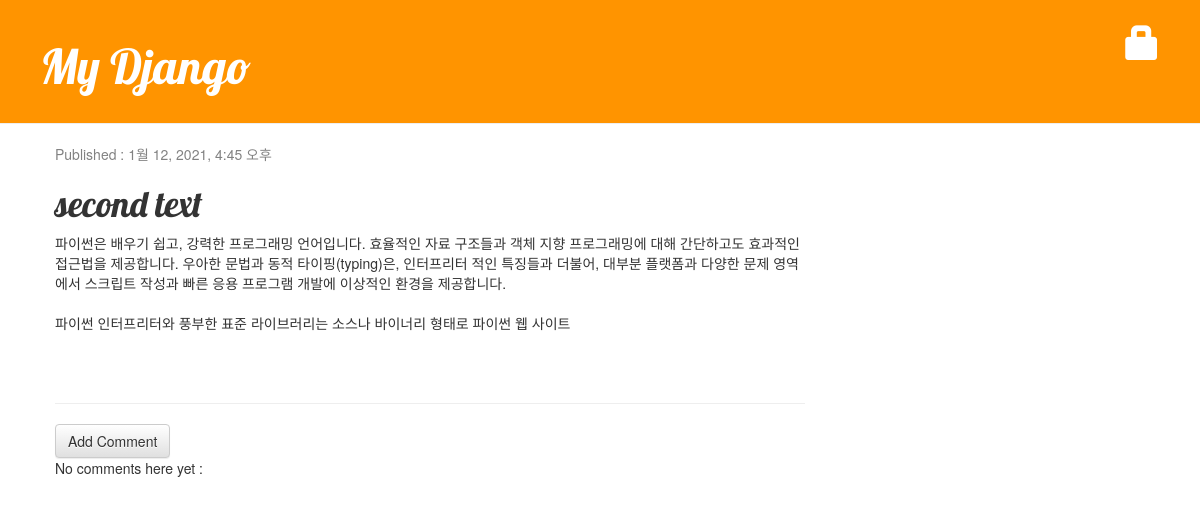
Screenshot of /post/2 with the database file from the repository.
### blog/models.py (models this page shows, shortened)
class Post(models.Model):
    author = models.ForeignKey('auth.User', on_delete=models.CASCADE)
    title = models.CharField(max_length=200, validators=[min_length_3_validator])
    text = models.TextField()
    created_date = models.DateTimeField(default=timezone.now)
    published_date = models.DateTimeField(blank=True, null=True)

### blog/views.py (the view)
# urls.py: path('post/<int:pk>', views.post_detail, name='post_detail'),
def post_detail(request, pk):
    post = get_object_or_404(Post, pk=pk)
    return render(request, 'blog/post_detail.html', {'post': post})

### blog/templates/blog/post_detail.html (shortened to what this page needs)
{% extends 'blog/base.html' %}
{% block content %}
    <div class="post">
        {% if post.published_date %}
            <div class="date">
                <p>Published : {{post.published_date}}</p>
            </div>
        {% endif %}
        <h1>{{post.title}}</h1>
        <p>{{post.text|linebreaksbr}}</p>
    </div>
<hr>
<a href="{% url 'add_comment_to_post' pk=post.pk %}" class="btn btn-default">Add Comment</a>
{% for comment in post.comments.all %}
    {% if user.is_authenticated %}
        <div class="comment">
            <div class="date">
                {{comment.created_date}}
                {% if not comment.approved_comment %}
                    <a href="{% url 'comment_remove' pk=comment.pk %}" class="btn btn-default">
                        <span class="glyphicon glyphicon-remove"></span>
                    </a>
                    <a href="{% url 'comment_approve' pk=comment.pk %}" class="btn btn-default">
                        <span class="glyphicon glyphicon-ok"></span>
                    </a>
                {% endif %}
            </div>
            <strong>{{comment.author}}</strong>
            <p>{{comment.text|linebreaks}}</p>
        </div>
    {% endif %}
{% empty %}
    <p>No comments here yet : </p>
{% endfor %}
{% endblock %}

### blog/static/css/blog.css (style rules this page uses)
h1, h2, h3, h4 { font-family: 'Lobster', cursive; }
.date { color: #828282; }
.post { margin-bottom: 70px; }

### rows the page displays
Post: published_date "1월 12, 2021, 4:45 오후", title "second text", text "파이썬은 배우기 쉽고, 강력한 프로그래밍 언어입니다. 효율적인 자료 구조들과 객체 지향 프로그래밍에 대해 간단하고도 효과적인 접근법을 제공합니다. 우아한 문법과 동적 타이핑(typing)은, 인터프리터 적인 특징들과 더불어, 대부분 플랫폼과 다양한 문제 영역에서 스크립트 작성과 빠른 응용 프로그램 개발에 이상적인 환경을 제공합니다. 파이썬 인터프리터와 풍부한 표준 라이브러리는 소스나 바이너리 형태로 파이썬 웹 사이트"
